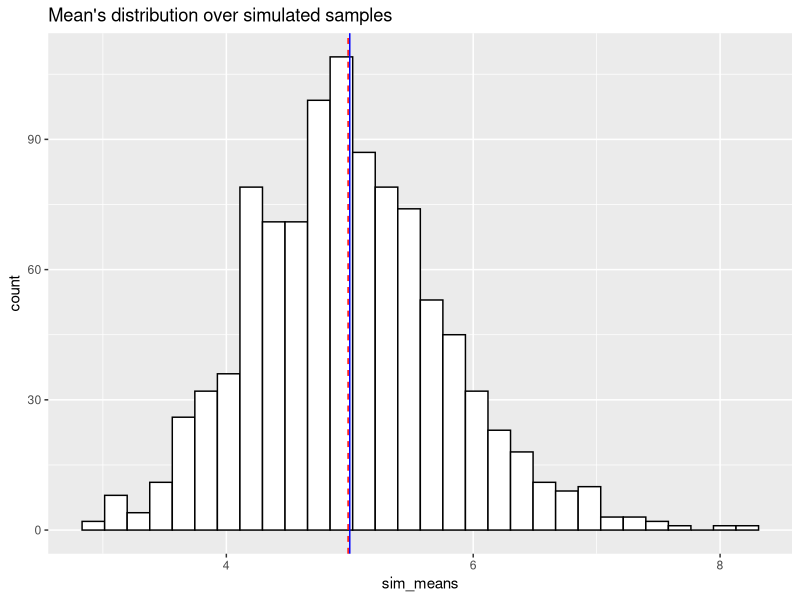
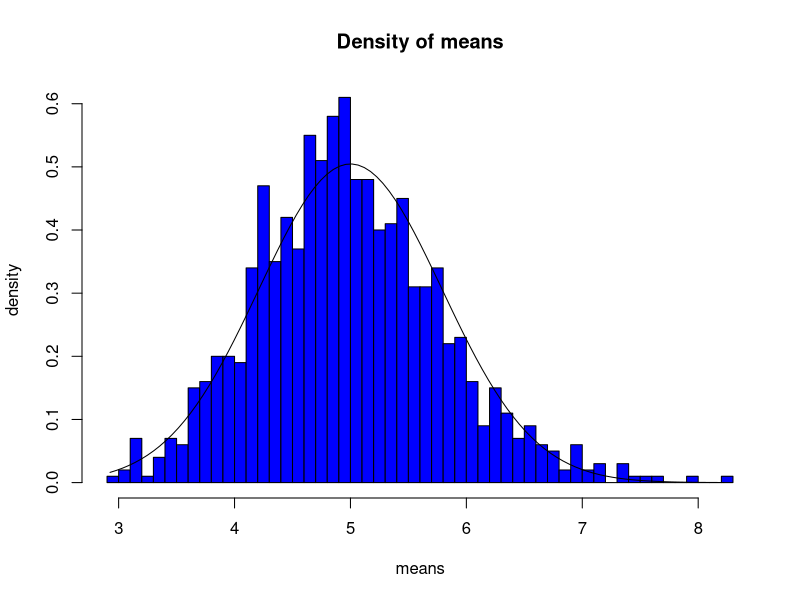
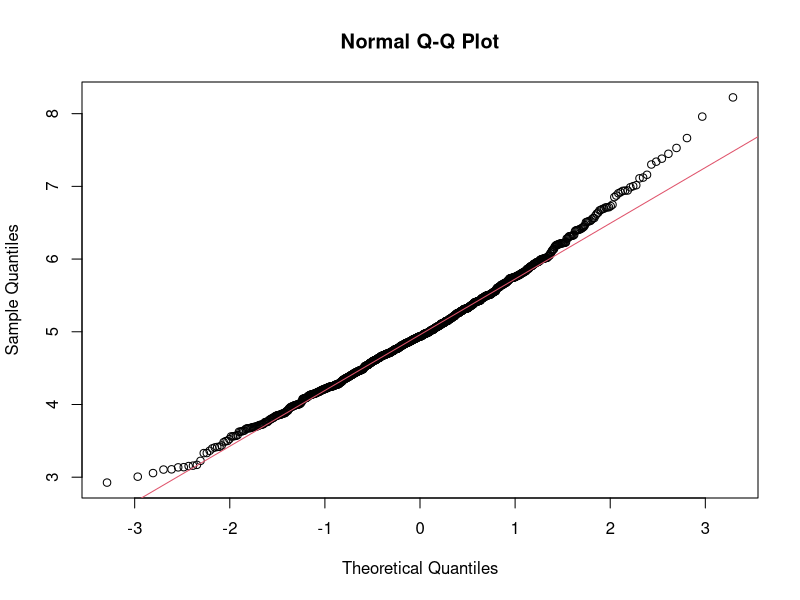

The R source for these figures, in order:
## ---- chunk 1

library(ggplot2)

## ---- chunk 2

#Setting seed for reproducibility purposes
set.seed(42)

#Simulation exponentials - 1000 simulations, 40 observations in each with a labmda of 0.2
sim_exponentials <- replicate(1000, rexp(40, 0.2))

## ---- chunk 3

sim_means <- apply(sim_exponentials,2,mean)

#Calculating means
emperical_mean <- mean(sim_means)
theoretical_mean <- 1/0.2

#Visualising means 
ggplot(data.frame(sim_means=sim_means),aes(x=sim_means))+
    geom_histogram(color="black",fill="white")+
    geom_vline(xintercept=emperical_mean,color="red",linetype="dashed")+
    geom_vline(xintercept=theoretical_mean,color="blue")+
    ggtitle("Mean's distribution over simulated samples")

## ---- chunk 4

#Calculating standard deviations
empirical_sd <- sd(sim_means)
theoretical_sd <- (1/0.2)/sqrt(40)

#Calculating variance
empirical_variance <- empirical_sd^2
theoretical_variance <- theoretical_sd^2

## ---- chunk 5

#Constructing a plot of means density distribution
xfit <- seq(min(sim_means), max(sim_means), length=100)
yfit <- dnorm(xfit, mean=1/0.2, sd=(1/0.2/sqrt(40)))
hist(sim_means,breaks=40,prob=T,col="blue",xlab = "means",main="Density of means",ylab="density")
lines(xfit, yfit, pch=22, col="black", lty=1)

## ---- chunk 6

#Comparing  distribution of averages of 40 exponentials to a normal distribution
qqnorm(sim_means)
qqline(sim_means, col = 2)

